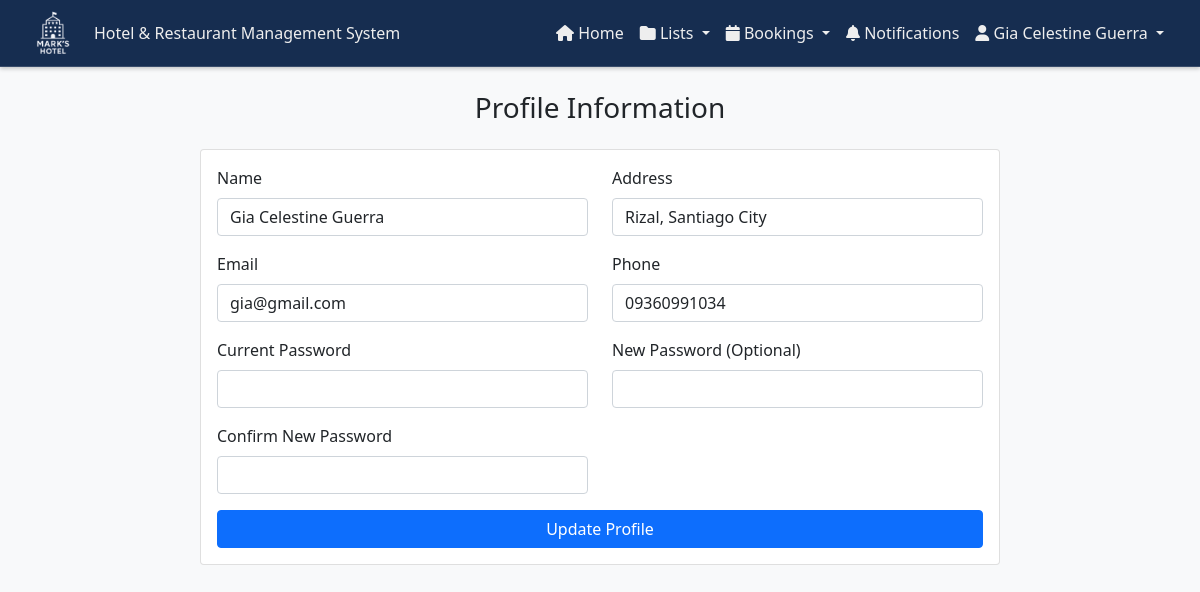
Page /admin/profile.php (signed in) on the earlier database version.
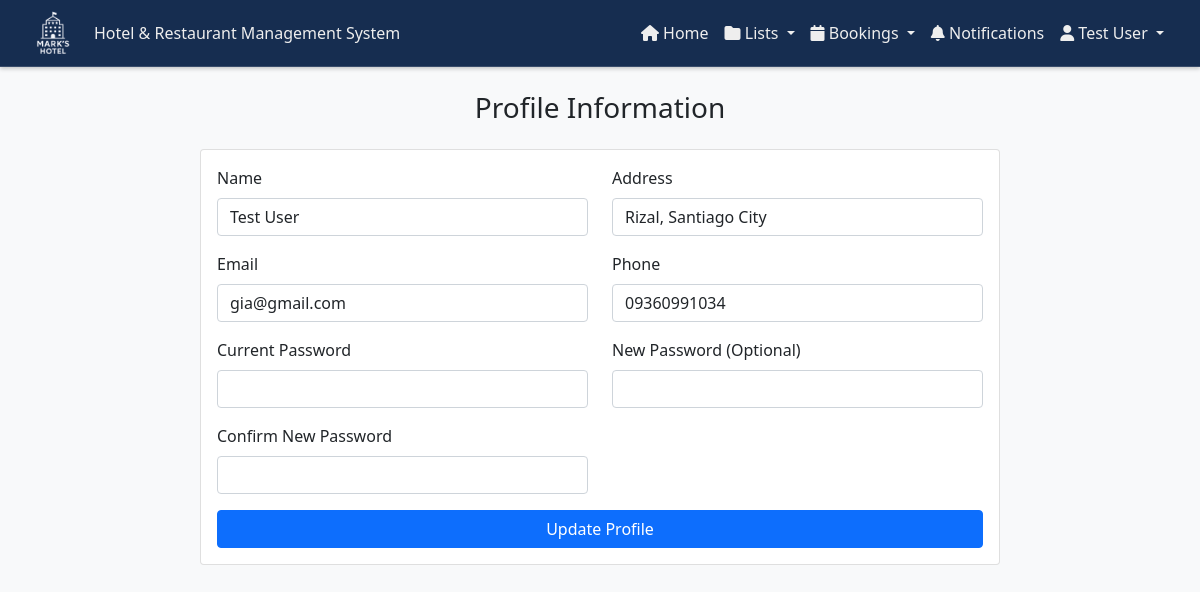
Same page on the later database version.
### tables this page shows
CREATE TABLE `users` (
  `user_id` int(11) NOT NULL,
  `name` varchar(255) NOT NULL,
  `address` varchar(50) NOT NULL,
  `email` varchar(50) NOT NULL,
  `password` varchar(50) NOT NULL,
  `role` varchar(20) DEFAULT NULL,
  `phone` tinytext DEFAULT NULL
);

### admin/profile.php (the view, shortened to what the changed rows need)
<?php
include '../components/config.php';
$user_id = $_SESSION['user_id'];
$query = "SELECT name, address, email, phone FROM users WHERE user_id = ?";
$stmt = $con->prepare($query);
$stmt->bind_param("i", $user_id);
$stmt->execute();
$result = $stmt->get_result();
$user = $result->fetch_assoc();
?>
<!DOCTYPE html>
<html lang="en">
<head>
    <link href="https://cdn.jsdelivr.net/npm/bootstrap@5.0.2/dist/css/bootstrap.min.css" rel="stylesheet">
    <link rel="stylesheet" href="https://cdnjs.cloudflare.com/ajax/libs/font-awesome/6.0.0-beta3/css/all.min.css" />
    <link rel="stylesheet" href="../css/customAdminHeader.css">
    <link rel="stylesheet" href="https://cdnjs.cloudflare.com/ajax/libs/font-awesome/6.7.2/css/all.min.css">
    <link rel="stylesheet" href="../css/notifications.css">
    <link rel="stylesheet" href="../css/darkTheme.css">
</head>
<body>
    <?php include '../components/header_admin.php'; ?>
    <div class="container mt-4">
        <div class="card mx-auto mt-4" style="max-width: 800px;">
            <div class="card-body">
                <form action="profile.php" method="POST">
                    <div class="row">
                        <div class="col-md-6">
                            <div class="mb-3">
                                <label for="name" class="form-label">Name</label>
                                <input type="text" class="form-control" id="name" name="name" value="<?php echo htmlspecialchars($user['name']); ?>" required>
                            </div>
                            <div class="mb-3">
                                <label for="email" class="form-label">Email</label>
                                <input type="email" class="form-control" id="email" name="email" value="<?php echo htmlspecialchars($user['email']); ?>" required>
                            </div>
                        </div>
                        <div class="col-md-6">
                            <div class="mb-3">
                                <label for="address" class="form-label">Address</label>
                                <input type="text" class="form-control" id="address" name="address" value="<?php echo htmlspecialchars($user['address']); ?>" required>
                            </div>
                            <div class="mb-3">
                                <label for="phone" class="form-label">Phone</label>
                                <input type="text" class="form-control" id="phone" name="phone" value="<?php echo htmlspecialchars($user['phone']); ?>" required>
                            </div>
                        </div>
                    </div>
                </form>
            </div>
        </div>
    </div>
</body>
</html>

### components/header_admin.php (shortened to what the changed rows need)
<nav class="navbar navbar-expand-lg custom-navbar">
    <div class="container-fluid">
        <div class="collapse navbar-collapse" id="navbarNav">
            <ul class="navbar-nav ms-auto">
                <li class="nav-item dropdown">
                    <a class="nav-link dropdown-toggle" href="#" id="userDropdown" role="button" data-bs-toggle="dropdown" aria-expanded="false">
                        <i class="fas fa-user"></i> <?php echo htmlspecialchars($_SESSION['name'] ?? 'User'); ?>
                    </a>
                </li>
            </ul>
        </div>
    </div>
</nav>

Differences in the rows shown:
changed users "gia@gmail.com": name "Gia Celestine Guerra" → "Test User"
Other differences:
$_SESSION['name']: "Gia Celestine Guerra" → "Test User"
